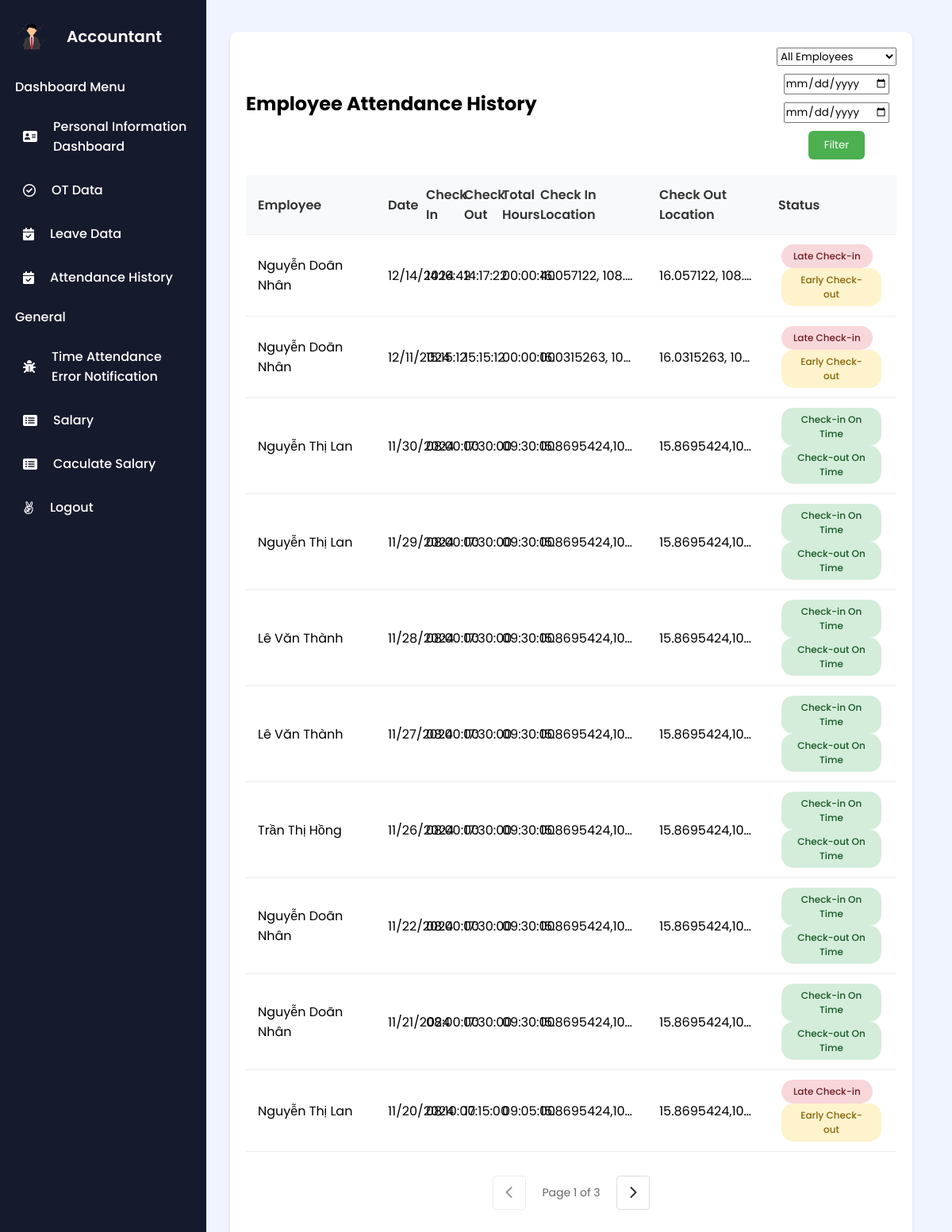
Screenshot of /index.php?action=viewAttendanceHistory (signed in) with the database file from the repository.
### tables this page shows
CREATE TABLE `checkincheckout` (
  `CheckinCheckoutID` int(11) NOT NULL,
  `CheckinTime` datetime DEFAULT NULL,
  `CheckoutTime` datetime DEFAULT NULL,
  `EmployeeID` int(11) DEFAULT NULL,
  `GPSLocation` varchar(255) NOT NULL,
  `CheckoutLocation` varchar(255) DEFAULT NULL
);

CREATE TABLE `employee` (
  `EmployeeID` int(11) NOT NULL,
  `Username` varchar(50) NOT NULL,
  `Password` varchar(100) NOT NULL,
  `FirstName` varchar(50) DEFAULT NULL,
  `LastName` varchar(50) DEFAULT NULL,
  `DateOfBirth` date DEFAULT NULL,
  `Gender` enum('male','female','other') DEFAULT NULL,
  `IdentityNumber` varchar(20) DEFAULT NULL,
  `IdentityIssuedDate` date DEFAULT NULL,
  `IdentityIssuedPlace` varchar(100) DEFAULT NULL,
  `Email` varchar(100) DEFAULT NULL,
  `PhoneNumber` varchar(20) DEFAULT NULL,
  `MaritalStatus` enum('Có gia đình','Độc thân') DEFAULT NULL,
  `Hometown` varchar(100) DEFAULT NULL,
  `PlaceOfBirth` varchar(100) DEFAULT NULL,
  `Nationality` varchar(50) DEFAULT NULL,
  `Role` enum('giam doc','nhan vien','ke toan') DEFAULT NULL,
  `HourlyRate` decimal(10,2) NOT NULL
);

### controllers/ViewListDataEmployeeController.php (called while the page is built, shortened)
<?php
require_once 'models/ViewListDataEmployeeModel.php';
class ViewListDataEmployeeController {
    private $ViewListData;
    public function __construct($db) {
        $this->ViewListData = new ViewListDataEmployeeModel($db);
    }
    public function viewAttendanceHistory() {
        $selectedEmployee = isset($_GET['employee_id']) && !empty($_GET['employee_id'])
            ? (int)$_GET['employee_id']
            : null;
        $startDate = isset($_GET['start_date']) && !empty($_GET['start_date'])
            ? date('d-m-Y', strtotime($_GET['start_date']))
            : '';
        $endDate = isset($_GET['end_date']) && !empty($_GET['end_date'])
            ? date('d-m-Y', strtotime($_GET['end_date']))
            : '';
        $page = isset($_GET['page']) ? (int)$_GET['page'] : 1;
        $itemsPerPage = 10;
        $offset = ($page - 1) * $itemsPerPage;
        $result = $this->ViewListData->getAttendanceHistory(
            $selectedEmployee,
            $startDate,
            $endDate,
            $itemsPerPage,
            $offset
        );
        $attendanceData = $result['data'];
        $totalRecords = $result['total'];
        $totalPages = ceil($totalRecords / $itemsPerPage);
        require 'views/ViewAttendanceHistory.php';
    }
}
?>

### models/ViewListDataEmployeeModel.php (called while the page is built, shortened)
<?php
class ViewListDataEmployeeModel {
    protected $pdo;
    public function __construct($pdo) {
        $this->pdo = $pdo;
    }
    public function getAttendanceHistory($employeeId = null, $startDate = null, $endDate = null, $limit = 10, $offset = 0) {
        $query = "SELECT SQL_CALC_FOUND_ROWS cc.*, e.FirstName, e.LastName,
                  TIMEDIFF(CheckoutTime, CheckinTime) AS TotalWorkHours
                  FROM checkincheckout cc
                  JOIN employee e ON cc.EmployeeID = e.EmployeeID
                  WHERE 1=1";
        $query .= " ORDER BY cc.CheckinTime DESC LIMIT :limit OFFSET :offset";
        $stmt = $this->pdo->prepare($query);
        $stmt->bindValue(':limit', (int)$limit, PDO::PARAM_INT);
        $stmt->bindValue(':offset', (int)$offset, PDO::PARAM_INT);
        $stmt->execute();
        $results = $stmt->fetchAll(PDO::FETCH_ASSOC);
        $stmt = $this->pdo->query("SELECT FOUND_ROWS()");
        $totalRecords = $stmt->fetchColumn();
        foreach ($results as &$record) {
            $checkinTime = new DateTime($record['CheckinTime']);
            $workDate = $checkinTime->format('Y-m-d');
            $startTime = new DateTime($workDate . ' 08:00:00');
            if ($checkinTime <= $startTime) {
                $record['CheckinStatus'] = 'On Time';
            } else {
                $record['CheckinStatus'] = 'Late';
            }
            if (!empty($record['CheckoutTime'])) {
                $checkoutTime = new DateTime($record['CheckoutTime']);
                $endTime = new DateTime($workDate . ' 17:30:00');
            } else {
                $record['CheckoutStatus'] = 'N/A';
            }
        }
        return [
            'data' => $results,
            'total' => $totalRecords
        ];
    }
}

### views/ViewAttendanceHistory.php (the view, shortened to what this page needs)
<!DOCTYPE html>
<html lang="en">
<head>
    <link rel="stylesheet" href="https://cdnjs.cloudflare.com/ajax/libs/font-awesome/6.0.0-beta3/css/all.min.css" />
</head>
<body>
    <?php include 'views/layouts/sidebar_accountant.php'; ?>
    <div class="main-content">
        <div class="attendance-container">
            <div class="page-header">
                <div class="header-left">
                    <h2>Employee Attendance History</h2>
                </div>
                <div class="header-right">
                    <form method="GET" action="index.php" class="filter-form">
                        <div class="filter-group">
                            <select name="employee_id" class="form-select">
                                <option value="">All Employees</option>
                            </select>
                            <input type="date" name="start_date" value="<?= htmlspecialchars($startDate) ?>" class="form-control">
                            <input type="date" name="end_date" value="<?= htmlspecialchars($endDate) ?>" class="form-control">
                            <button type="submit" class="filter-button">Filter</button>
                        </div>
                    </form>
                </div>
            </div>
            <div class="records-table">
                <table id="attendanceTable">
                    <thead>
                        <tr>
                            <th>Employee</th>
                            <th>Date</th>
                            <th>Check In</th>
                            <th>Check Out</th>
                            <th>Total Hours</th>
                            <th>Check In Location</th>
                            <th>Check Out Location</th>
                            <th>Status</th>
                        </tr>
                    </thead>
                    <tbody>
                        <?php foreach ($attendanceData as $record): ?>
                            <tr>
                                <td><?= htmlspecialchars($record['FirstName'] . ' ' . $record['LastName']) ?></td>
                                <td><?= date('m/d/Y', strtotime($record['CheckinTime'])) ?></td>
                                <td><?= date('H:i:s', strtotime($record['CheckinTime'])) ?></td>
                                <td><?= $record['CheckoutTime'] ? date('H:i:s', strtotime($record['CheckoutTime'])) : 'N/A' ?></td>
                                <td><?= $record['TotalWorkHours'] ?? 'N/A' ?></td>
                                <td><?= htmlspecialchars($record['GPSLocation']) ?></td>
                                <td><?= htmlspecialchars($record['CheckoutLocation'] ?? 'N/A') ?></td>
                                <td>
                                    <?php if (!empty($record['IsAbsent']) && $record['IsAbsent']) : ?>
                                        <span class="status-absent">Absent</span>
                                    <?php else : ?>
                                        <?php
                                            if ($record['CheckinStatus'] === 'On Time') {
                                                echo '<span class="badge badge-success">Check-in On Time</span>';
                                            } else {
                                                echo '<span class="badge badge-danger">Late Check-in</span>';
                                            }
                                            if (!empty($record['CheckoutTime'])) {
                                                if ($record['CheckoutStatus'] === 'On Time') {
                                                    echo '<span class="badge badge-success">Check-out On Time</span>';
                                                } else {
                                                    echo '<span class="badge badge-warning">Early Check-out</span>';
                                                }
                                            }
                                        ?>
                                    <?php endif; ?>
                                </td>
                            </tr>
                        <?php endforeach; ?>
                    </tbody>
                </table>
            </div>
            <div class="nav-arrows">
                <?php if ($totalPages > 1): ?>
                    <a href="?action=viewAttendanceHistory&page=<?= max(1, $page-1) ?>&employee_id=<?= $selectedEmployee ?>&start_date=<?= $startDate ?>&end_date=<?= $endDate ?>"
                       class="nav-arrow <?= $page <= 1 ? 'disabled' : '' ?>">
                        <i class="fas fa-chevron-left"></i>
                    </a>
                    <span class="page-info">Page <?= $page ?> of <?= $totalPages ?></span>
                    <a href="?action=viewAttendanceHistory&page=<?= min($totalPages, $page+1) ?>&employee_id=<?= $selectedEmployee ?>&start_date=<?= $startDate ?>&end_date=<?= $endDate ?>"
                       class="nav-arrow <?= $page >= $totalPages ? 'disabled' : '' ?>">
                        <i class="fas fa-chevron-right"></i>
                    </a>
                <?php endif; ?>
            </div>
        </div>
    </div>
</body>
</html>

### assets/css/sidebar_accountant.css (style rules this page uses)
* { margin: 0; padding: 0; box-sizing: border-box; font-family: "Poppins", sans-serif; }
body { min-height: 100vh; background: #f0f4ff; font-family: Arial, sans-serif; margin: 0; padding: 0; background-color: #f5f5f5; }

### views/ViewAttendanceHistory.php (style rules this page uses)
.main-content { margin-left: 260px; padding: 20px; min-height: 100vh; background: #f0f4ff; }
.attendance-container { background: white; border-radius: 10px; padding: 20px; box-shadow: 0 2px 4px rgba(0, 0, 0, 0.1); margin: 20px 10px; width: calc(100% - 40px); }
.filter-group { display: flex; align-items: center; gap: 15px; }
.records-table { overflow-x: auto; margin-top: 20px; }
#attendanceTable { width: 100%; border-collapse: separate; border-spacing: 0; background: white; border-radius: 8px; table-layout: fixed; }
#attendanceTable th, #attendanceTable td { padding: 12px 15px; text-align: left; border-bottom: 1px solid #eee; }
#attendanceTable th { background: #f8f9fa; font-weight: 600; color: #333; }
.badge { display: inline-block; padding: 6px 15px; border-radius: 15px; font-size: 12px; font-weight: 500; margin: 0 4px; min-width: 110px; text-align: center; }
.badge-warning { background: #fff3cd; color: #856404; }
.badge-success { background: #d4edda; color: #155724; }
.badge-danger { background: #f8d7da; color: #721c24; }
@media (max-width: 1200px) { .filter-group { flex-direction: column; gap: 10px; } }
.page-header { display: flex; justify-content: space-between; align-items: center; margin-bottom: 20px; }
.header-left { display: flex; align-items: center; gap: 20px; }
.header-right { display: flex; align-items: center; gap: 15px; }
.nav-arrows { display: flex; gap: 10px; margin: 20px 0; }
.nav-arrow { padding: 8px 15px; background: #fff; border: 1px solid #ddd; border-radius: 4px; cursor: pointer; transition: all 0.3s; }
.filter-form { display: flex; gap: 10px; align-items: center; }
.filter-group { display: flex; gap: 10px; align-items: center; }
.filter-button { padding: 8px 20px; background: #4CAF50; color: white; border: none; border-radius: 6px; cursor: pointer; }
.nav-arrows { display: flex; justify-content: center; align-items: center; gap: 20px; margin-top: 20px; padding: 10px; }
.nav-arrow { padding: 8px 15px; background: #fff; border: 1px solid #ddd; border-radius: 4px; cursor: pointer; text-decoration: none; color: #333; }
.nav-arrow.disabled { opacity: 0.5; cursor: not-allowed; }
.page-info { font-size: 14px; color: #666; }
#attendanceTable th:first-child, #attendanceTable td:first-child { width: 20%; }
#attendanceTable th:last-child, #attendanceTable td:last-child { width: 20%; }
#attendanceTable td:nth-child(6), #attendanceTable td:nth-child(7) { max-width: 150px; overflow: hidden; text-overflow: ellipsis; white-space: nowrap; }
#attendanceTable td:nth-child(6), #attendanceTable td:nth-child(7) { position: relative; cursor: pointer; }
#attendanceTable th:nth-child(6), #attendanceTable td:nth-child(6), #attendanceTable th:nth-child(7), #attendanceTable td:nth-child(7) { width: 150px; }

### rows the page displays
checkincheckout: employee.FirstName+LastName "Nguyễn Doãn Nhân", CheckinTime "12/14/2024", CheckinTime "14:16:42", CheckoutTime "14:17:22", TotalWorkHours "00:00:40", GPSLocation "16.057122, 108.…", CheckoutLocation "16.057122, 108.…", shows "Late Check-in", shows "Early Check-out"
checkincheckout: employee.FirstName+LastName "Nguyễn Doãn Nhân", CheckinTime "12/11/2024", CheckinTime "15:15:12", CheckoutTime "15:15:12", TotalWorkHours "00:00:00", GPSLocation "16.0315263, 10…", CheckoutLocation "16.0315263, 10…", shows "Late Check-in", shows "Early Check-out"
checkincheckout: employee.FirstName+LastName "Nguyễn Thị Lan", CheckinTime "11/30/2024", CheckinTime "08:00:00", CheckoutTime "17:30:00", TotalWorkHours "09:30:00", GPSLocation "15.8695424,10…", CheckoutLocation "15.8695424,10…", shows "Check-in On Time", shows "Check-out On Time"
checkincheckout: employee.FirstName+LastName "Nguyễn Thị Lan", CheckinTime "11/29/2024", CheckinTime "08:00:00", CheckoutTime "17:30:00", TotalWorkHours "09:30:00", GPSLocation "15.8695424,10…", CheckoutLocation "15.8695424,10…", shows "Check-in On Time", shows "Check-out On Time"
checkincheckout: employee.FirstName+LastName "Lê Văn Thành", CheckinTime "11/28/2024", CheckinTime "08:00:00", CheckoutTime "17:30:00", TotalWorkHours "09:30:00", GPSLocation "15.8695424,10…", CheckoutLocation "15.8695424,10…", shows "Check-in On Time", shows "Check-out On Time"
checkincheckout: employee.FirstName+LastName "Lê Văn Thành", CheckinTime "11/27/2024", CheckinTime "08:00:00", CheckoutTime "17:30:00", TotalWorkHours "09:30:00", GPSLocation "15.8695424,10…", CheckoutLocation "15.8695424,10…", shows "Check-in On Time", shows "Check-out On Time"
checkincheckout: employee.FirstName+LastName "Trần Thị Hồng", CheckinTime "11/26/2024", CheckinTime "08:00:00", CheckoutTime "17:30:00", TotalWorkHours "09:30:00", GPSLocation "15.8695424,10…", CheckoutLocation "15.8695424,10…", shows "Check-in On Time", shows "Check-out On Time"
checkincheckout: employee.FirstName+LastName "Nguyễn Doãn Nhân", CheckinTime "11/22/2024", CheckinTime "08:00:00", CheckoutTime "17:30:00", TotalWorkHours "09:30:00", GPSLocation "15.8695424,10…", CheckoutLocation "15.8695424,10…", shows "Check-in On Time", shows "Check-out On Time"
checkincheckout: employee.FirstName+LastName "Nguyễn Doãn Nhân", CheckinTime "11/21/2024", CheckinTime "08:00:00", CheckoutTime "17:30:00", TotalWorkHours "09:30:00", GPSLocation "15.8695424,10…", CheckoutLocation "15.8695424,10…", shows "Check-in On Time", shows "Check-out On Time"
checkincheckout: employee.FirstName+LastName "Nguyễn Thị Lan", CheckinTime "11/20/2024", CheckinTime "08:10:00", CheckoutTime "17:15:00", TotalWorkHours "09:05:00", GPSLocation "15.8695424,10…", CheckoutLocation "15.8695424,10…", shows "Late Check-in", shows "Early Check-out"

### other values shown
$page "1"
$totalPages "3"
